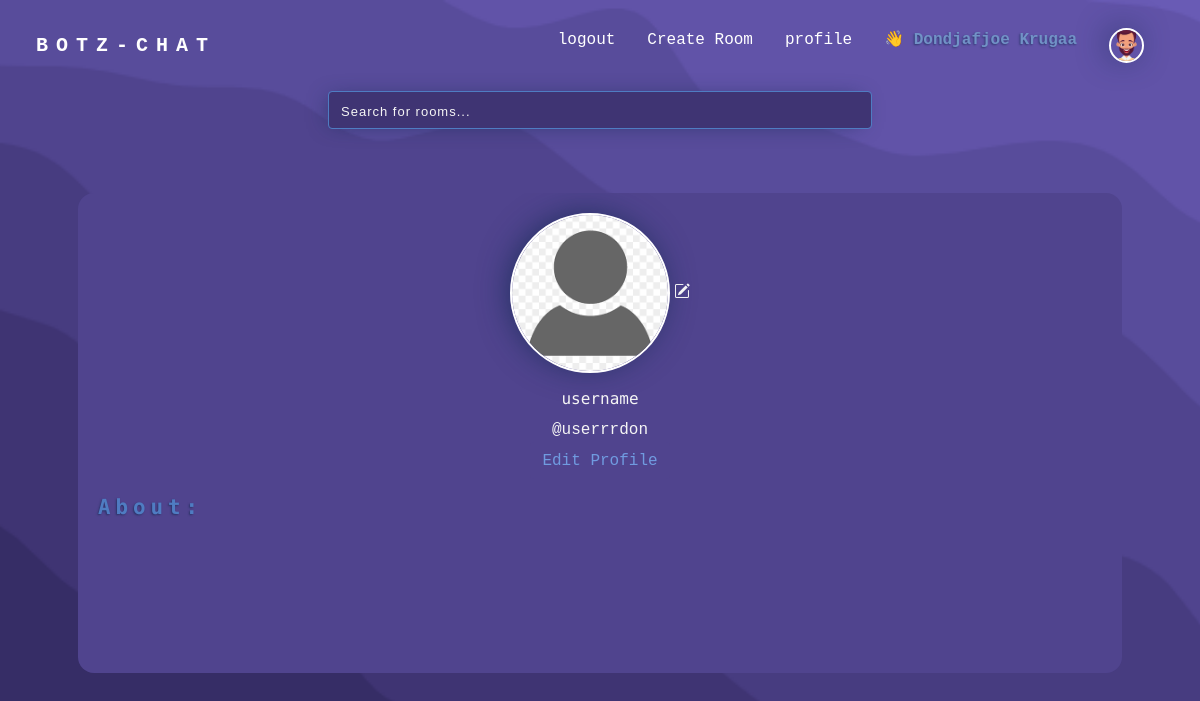
Screenshot of /profile/5 (signed in) with the database file from the repository.
### base/models.py (models this page shows, shortened)
class User(AbstractUser):
    username = None
    email = models.EmailField(_("email address"), unique=True)
    avatar = models.ForeignKey(Avatar,on_delete=models.SET_DEFAULT, default="10", null=True, blank=True)
    bio = models.TextField(null=True, blank=True)
    USERNAME_FIELD = 'email'
    REQUIRED_FIELDS = []
    objects = CustomUserManager()

class Avatar(models.Model):
    image = models.ImageField( upload_to='images/' )

### base/views.py (the view)
# urls.py: path('profile/<str:pk>', views.profile, name= 'profile'),
def profile(request, pk):
    user = User.objects.get(id = pk)
    context = {'user':user}
    return render(request, 'base/profile.html', context)

### base/templates/base/profile.html (shortened to what this page needs)
{% extends 'base.html' %}
{% load static %}
        {% block content %}
        {% include 'searchbar.html' %}
  <div class="container p-5">
    <div class="profile-card" style="width: 100%; overflow-y: auto;">
      <center>
      <img class="profile-card-img" src="{{user.avatar.image.url }}" alt="img for{{user.first_name}}">
      <a href="{%url 'select_avatar' %}"><i class="bi bi-pencil-square"></i></a>
      <div class="card-body">
        <h6 class="">username</h6>
        <span class="profile-email">@{{user.first_name}}{{ user.last_name}}</span>
        <div>
          <button class="btn btn-primary" type="submit"><a style="color: #709be0;" href="{%url 'profile_update' user.id %}">Edit Profile</a></button>
      </div>
      </center>
      <h6  class="about">About:</h6>
      </div>
    </div>
{% endblock %}

### templates/navbar.html (shortened to what this page needs)
{% load static %}
<header>
    <nav class="navbar navbar-expand-md navbar-light background">
      <div class="container-xxl">
        <a class="navbar-brand ms-4" href="{%url 'home' %}">
          <span style="letter-spacing: 8px;" class="fw-bold nav-text-color text-uppercase">botz-chat</span>
        </a>
        <div class=" ms-4 collapse navbar-collapse justify-content-end me-4 " id="navbarText">
          <ul class="navbar-nav ">
              {% if user.is_authenticated %}
              <li class="nav-item">
                  <a class="nav-link" href="{% url 'logout' %}">logout</a>
                </li>
                <li class="nav-item">
                    <a class="nav-link" href="{% url 'create_room' %}">Create Room</a>
                </li>
                <li class="nav-item ">
                  <a class="nav-link active " aria-current="page" href="{%url 'profile' request.user.id %}">profile</a>
                </li>
                <li class="nav-item disabled">
                    <a class="nav-link disabled text-capitalize" href="#">👋 <span style="color: #7192c6;
                      text-shadow: -1px 1px 2px rgba(17,41,79,0.59);" class="text-capitalize fw-bold">{{request.user.first_name}} {{request.user.last_name}}</span> </a>
                </li>
            {% endif %}
            {% if user.is_authenticated %}
            <li class="nav-item">
              <a class="nav-link" href="{%url 'profile' request.user.id %}" tabindex="-1" aria-disabled="true"><img class="profile-img align-self-center"
                  src="{{ request.user.avatar.image.url }}" alt="img for{{request.user.first_name}}"></a>
            </li>
            {% endif %}
          </ul>
        </div>
      </div>
    </nav>
  </header>

### static/css/style.css (style rules this page uses)
body { background-image: url('../img/wickedbackground.png'); background-size: cover; background-repeat: no-repeat; background-position: center; background-attachment: fixed; color: whitesmoke; scroll-behavior: smooth; opacity: 0; animation: fadeIn 1s ease-in-out forwards; }
.nav-text-color { color: #fff !important; }
.navbar-nav .nav-link { color: #fff !important; }
h3, h4, h5, h6 { font-family: 'Nova Mono', sans-serif; }
ul { padding: 0.25rem; }
li { display: flex; justify-content: space-between; padding: 0; margin: 0.5rem; list-style-type: none; }
a, span { text-decoration: none; color: whitesmoke; font-family: monospace; }
.profile-img { width: 35px ; height: 35px; border-radius: 50%; object-fit: cover; border: 2px solid #fff; box-shadow: -4px -2px 32px -5px rgba(17,41,79,0.83); -webkit-box-shadow: -4px -2px 32px -5px rgba(17,41,79,0.83); -moz-box-shadow: -4px -2px 32px -5px rgba(17,41,79,0.83); }
button { background: #50448e !important; border: none !important; font-family: 'Montsserat', sans-serif;; }
.profile-card { padding:20px; background-color: #50448e; color: whitesmoke; height: 60vh; border-radius: 1rem; }
.profile-card-img { width: 10rem ; height: 10rem; border-radius: 50%; object-fit: cover; border: 2px solid #fff; box-shadow: -4px -2px 32px -5px rgba(17,41,79,0.83); -webkit-box-shadow: -4px -2px 32px -5px rgba(17,41,79,0.83); -moz-box-shadow: -4px -2px 32px -5px rgba(17,41,79,0.83) }
.about { letter-spacing: 5px; font-size: 1.3rem; font-weight: bold; color: #4f7cc2; text-shadow: -1px 1px 2px rgba(17,41,79,0.59); }

### rows the page displays
User: user.first_name "Dondjafjoe", user.last_name "Krugaa", user.avatar.image (picture)
User: avatar.image (placeholder picture), first_name "userrr", last_name "don"
